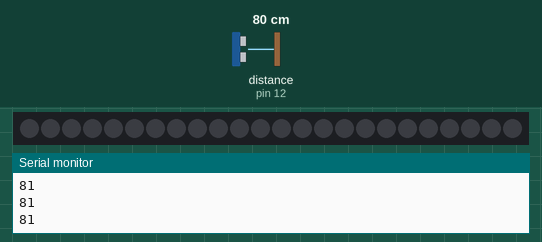
Simulated run of this sketch. Board: Arduino Uno, built with avr-gcc and run on an emulated ATmega328P. Shown: 24 RGB LEDs in strip order, left to right, the last lines printed to the serial monitor. The test bench sets the inputs (shaded band); at power-on: distance to the obstacle (sensor on pin 12) 80 cm. The echo pulse lasts 58.3 µs per cm; dim RGB values are drawn brighter than linear.

Above: at 1.3 s.
1.4 s: distance to the obstacle (sensor on pin 12) set to 2 cm
4.5 s: distance to the obstacle (sensor on pin 12) set to 35 cm
At 6.6 s:
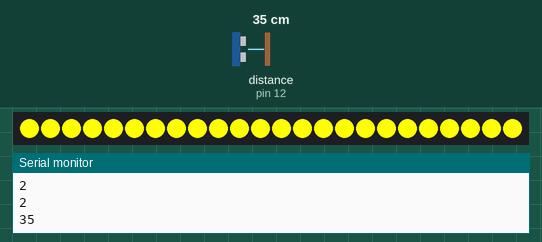
7.0 s: distance to the obstacle (sensor on pin 12) set to 120 cm
At 9.43 s:
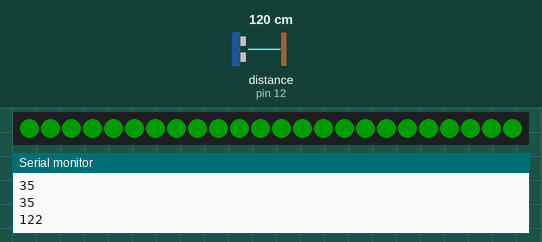
10.1 s: distance to the obstacle (sensor on pin 12) set to 4 cm
Timing chart, 0 to 12.6 s (numbered marks = the images above; inputs shaded):
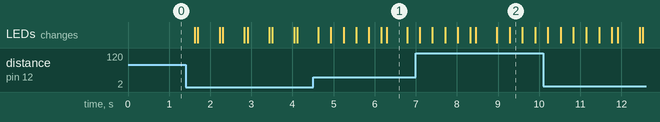

The sketch:

neopixel_parking_sensor.ino
```cpp
/*
 * Neopixel Parking Sensor
 *
 * learnelectronics
 * 8 FEB 2017
 *
 * www.youtube.com/c/learnelectronics
 */

//---------------------------------------------------------------
//                          LIBRARIES
//---------------------------------------------------------------
#include <NewPing.h>
#include <Adafruit_NeoPixel.h>


//---------------------------------------------------------------
//                          DEFINES
//---------------------------------------------------------------
#define PIN            13
#define NUMPIXELS      24
#define TRIGGER_PIN    11
#define ECHO_PIN       12
#define MAX_DISTANCE  200

//----------------------------------------------------------------
//                      LIBRARY CALLS
//----------------------------------------------------------------
Adafruit_NeoPixel pixels = Adafruit_NeoPixel(NUMPIXELS, PIN, NEO_GRB + NEO_KHZ800);
NewPing sonar(TRIGGER_PIN, ECHO_PIN, MAX_DISTANCE);


//----------------------------------------------------------------
//                         VARIABLES
//----------------------------------------------------------------
int distance = 0;


//----------------------------------------------------------------
//                         SET UP
//----------------------------------------------------------------
void setup() {

  Serial.begin(9600);
  pixels.begin(); // This initializes the NeoPixel library.
}


//----------------------------------------------------------------
//                         MAIN LOOP
//----------------------------------------------------------------
void loop() {

 distance = (sonar.ping_cm());
 Serial.println(distance);

 if (distance > 99 || distance == 0){
  green();
 }
 else if (distance < 60 && distance > 20){
  yellow();
 }
 else if (distance < 20 && distance >10){
  red();
 }
 else if (distance < 10){
  stopp();
 }
 else {
  off();
 }
delay (500);

  }


//--------------------------------------------------------------
//                          FUNCTIONS
//--------------------------------------------------------------
void green(){
  for(int c=0;c<256;c++){
    for(int i=0;i<NUMPIXELS;i++){
      pixels.setPixelColor(i, pixels.Color(0,c,0));

    }
    pixels.show();
      delay(10);
  }

}

void yellow(){
  for(int c=0;c<256;c++){
    for(int i=0;i<NUMPIXELS;i++){
      pixels.setPixelColor(i, pixels.Color(c,c,0));

    }
    pixels.show();
      delay(5);
  }

}


void red(){
  for(int c=0;c<256;c++){
    for(int i=0;i<NUMPIXELS;i++){
      pixels.setPixelColor(i, pixels.Color(c,0,0));

    }
    pixels.show();
      delay(5);
  }

}


void stopp(){
  for(int i=0;i<NUMPIXELS;i++){
    pixels.setPixelColor(i, pixels.Color(200,0,0));
    pixels.show();
  }
  delay(50);
  for(int i=0;i<NUMPIXELS;i++){
    pixels.setPixelColor(i, pixels.Color(0,0,0));
    pixels.show();
  }
}

void off(){
  for (int i = 0;i<NUMPIXELS;i++){
    pixels.setPixelColor(i, pixels.Color(0,0,0));
    pixels.show();
  }
}
```

Measured:
- after the input at 4.5 s, the LEDs: first change after 0.13 s (image 1 shows a later state)
- after the input at 7.0 s, the LEDs: first differ from a run without the input after 2.3 s (image 2)
- what the display in image 1 shows lasts 0.5 s, from 6.3 s to 6.8 s
